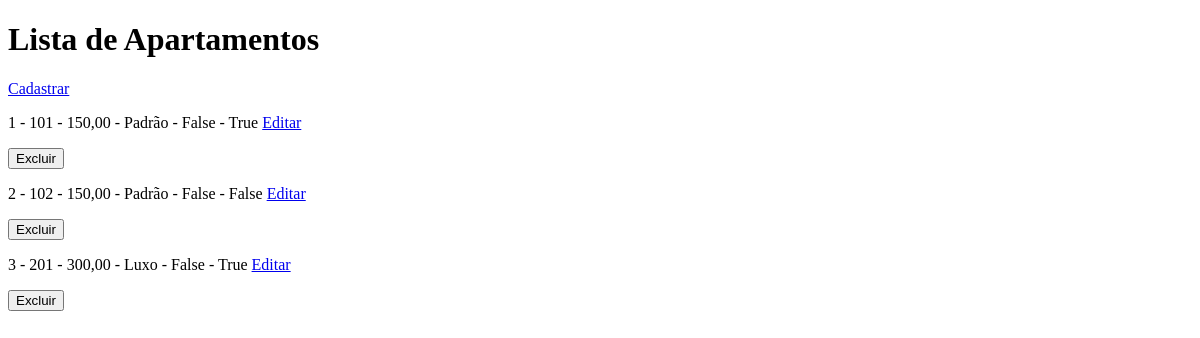
Page /apartamentos/ on the earlier database version.
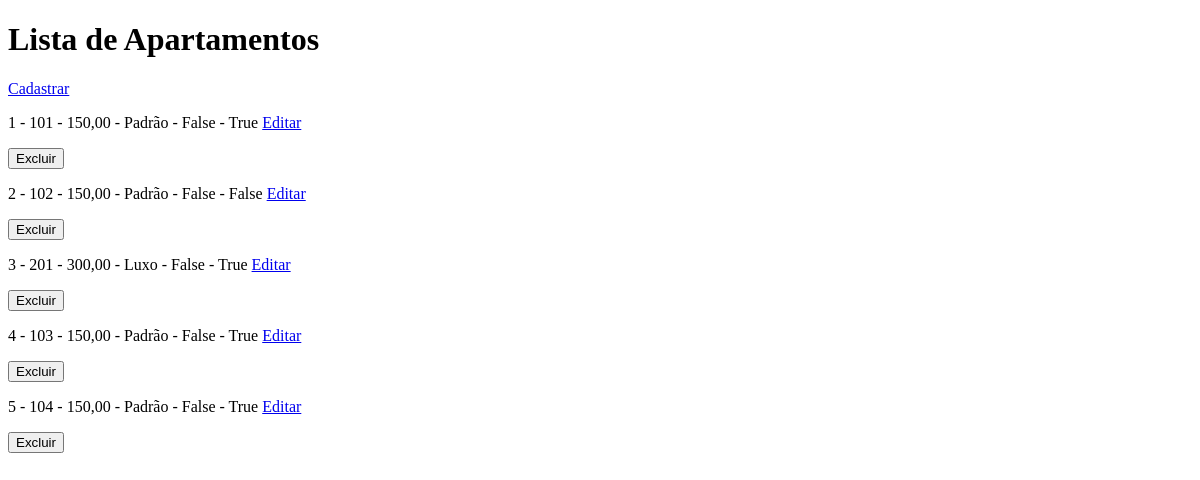
Same page on the later database version.
### hotel/models/apartamento.py (models this page shows, shortened)
class Apartamento(models.Model):
    numeracao = models.CharField(max_length=10)
    preco_diaria = models.DecimalField(max_digits=10, decimal_places=2)
    tipo = models.CharField(max_length=100)
    status = models.BooleanField(default=False)
    ativo = models.BooleanField(default=True)

### hotel/views/apartamentos.py (the view)
# urls.py: path('apartamentos/', listar_apartamentos, name='listar_apartamentos'),
def listar_apartamentos(request):
    apartamentos = Apartamento.objects.all()
    return render(request, "hotel/apartamentos/listar.html", {"apartamentos": apartamentos})

### hotel/templates/hotel/apartamentos/listar.html (shortened to what this page needs)
<!DOCTYPE html>
<html lang="pt-br">
<head>
</head>
<body>
    <h1>Lista de Apartamentos</h1>
    <a href="{% url 'cadastrar_apartamento' %}">Cadastrar</a>
    {% for apartamento in apartamentos %}
        <p>
            {{ apartamento.id }} -
            {{ apartamento.numeracao }} -
            {{ apartamento.preco_diaria }} -
            {{ apartamento.tipo }} -
            {{ apartamento.status }} -
            {{ apartamento.ativo }}
            <a href="{% url 'editar_apartamento' apartamento.id %}">Editar</a>
            <form method="POST" action="{% url 'excluir_apartamento' apartamento.id %}" onsubmit="return confirm('Tem certeza que deseja inativar esse apartamento?')" >
                <button type="submit">Excluir</button>
            </form>
        </p>
    {% empty %}
        <p>Nenhum apartamento cadastrado</p>
    {% endfor %}
</body>
</html>

Differences in the rows shown:
added Apartamento: id "4", numeracao "103", preco_diaria "150,00", tipo "Padrão", status "False", ativo "True"
added Apartamento: id "5", numeracao "104", preco_diaria "150,00", tipo "Padrão", status "False", ativo "True"
